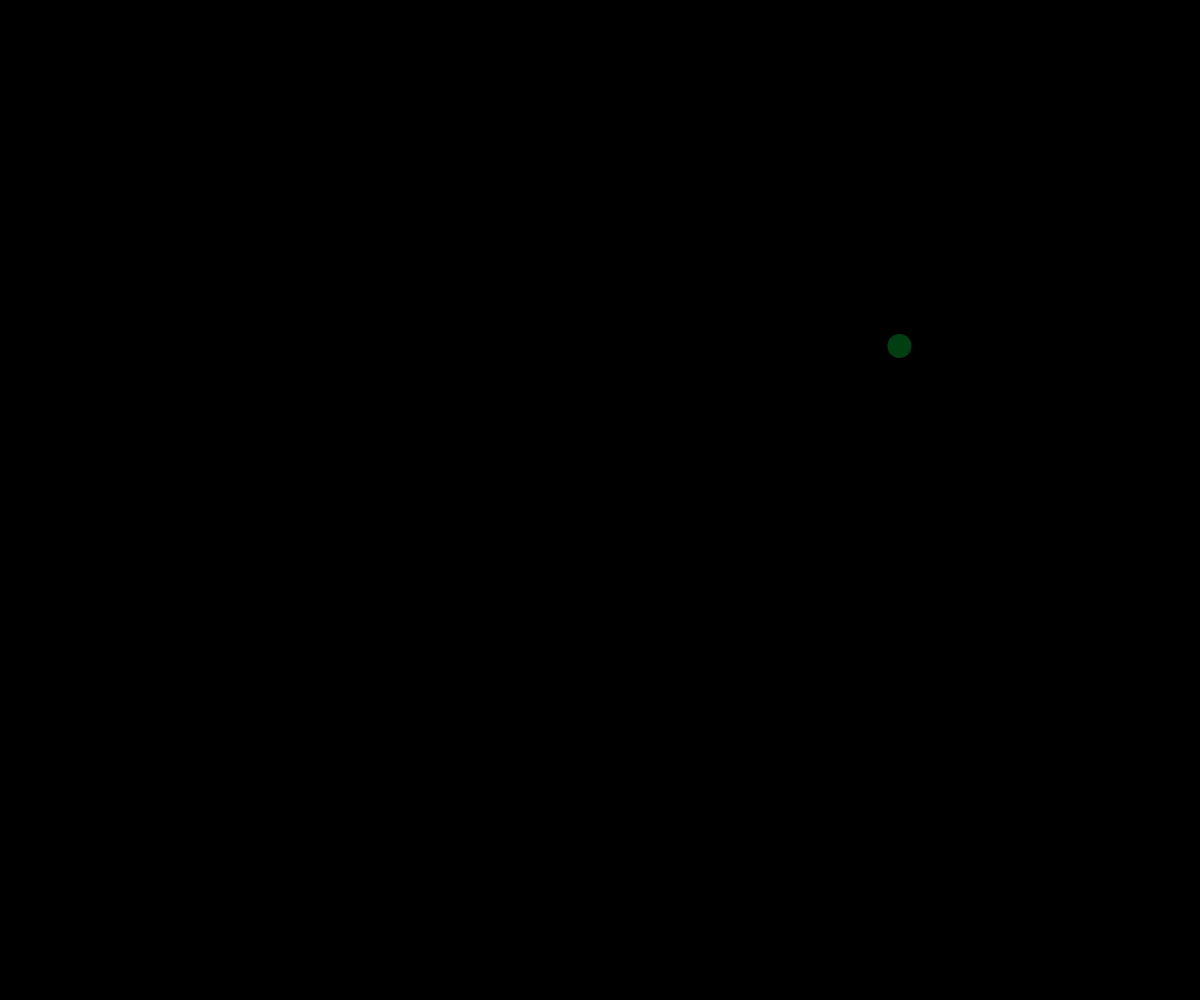
Frame 1 (no input)
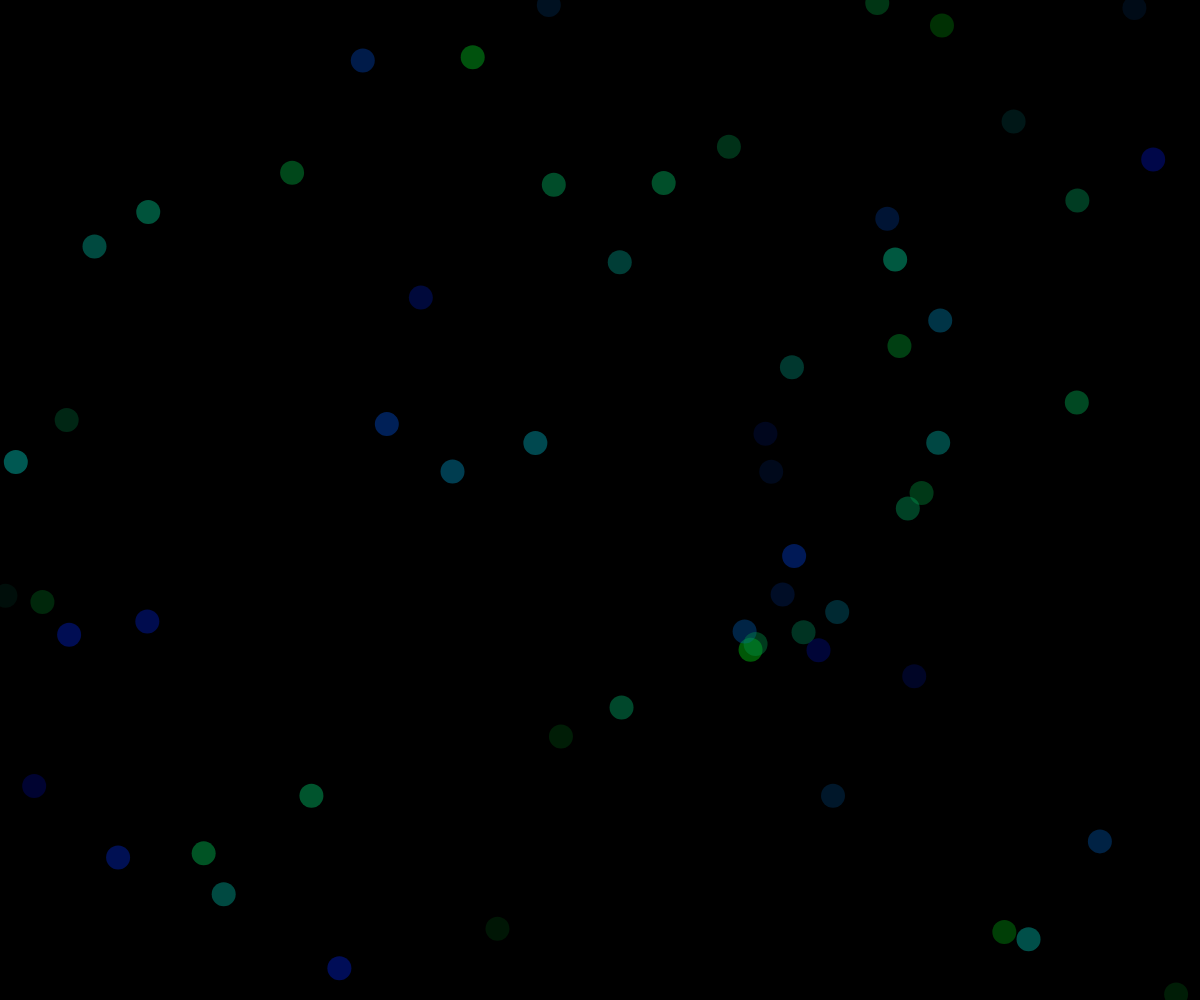
Frame 60 (no input)
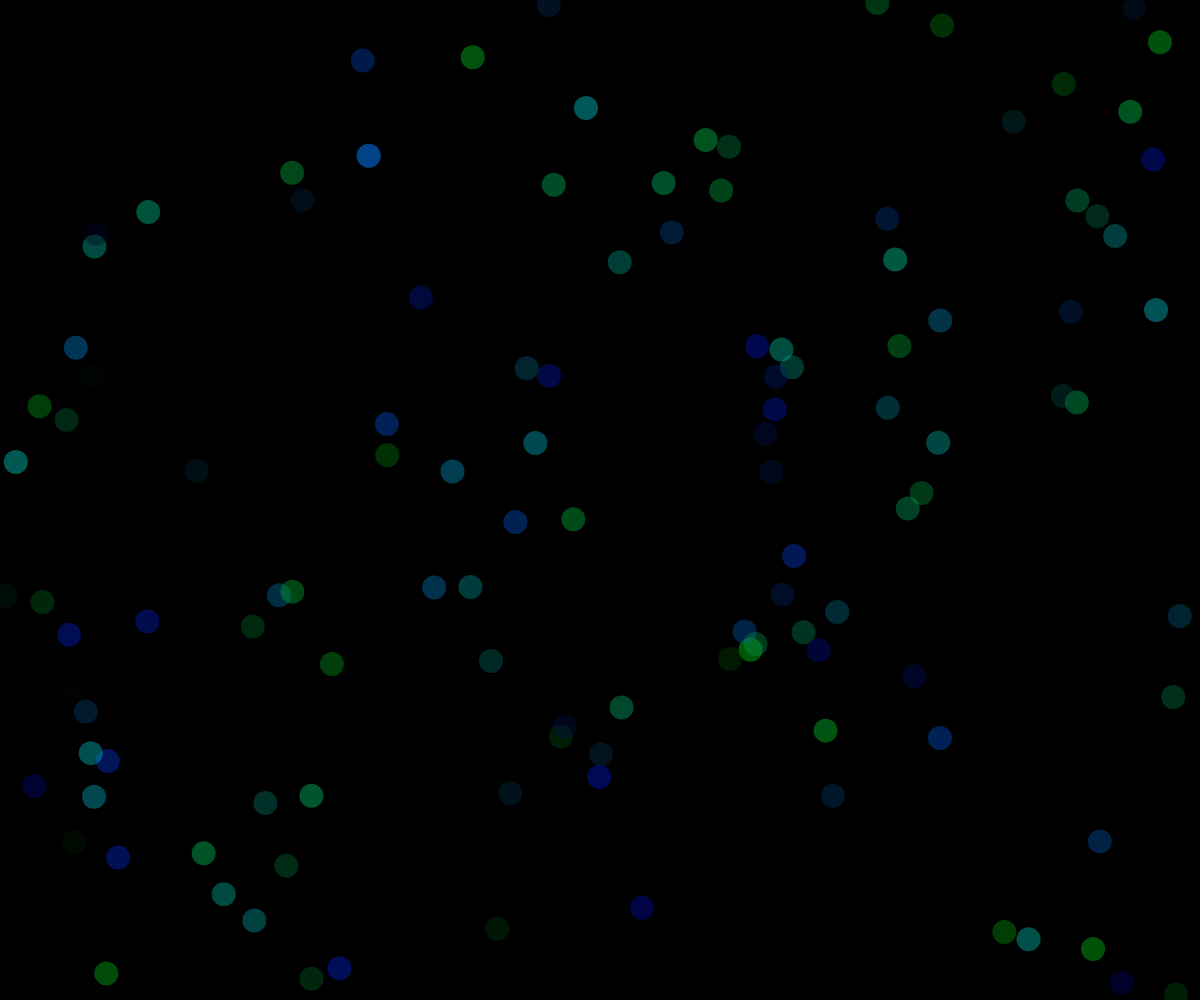
Frame 120 (the mouse pressed at the canvas centre since frame 60)

The p5.js sketch that drew these frames (run headless with seeded random() and noise() and a simulated clock; from frame 60 on, the mouse is pressed at the canvas centre):

// p5.js sketch
// ── sketch.js
let x,y,r,g,b; 

function setup() {
  createCanvas(windowWidth,windowHeight);
  background(0);
}

function draw() {
  
  //r= random(225);
  r=0
  g= random(225);
  //g= 0
  b= random(225);
 //b=0
  x= random(width);
  y= random(height);
  
  noStroke();
  fill(r,g,b,100);
  circle(x,y,24);
}
